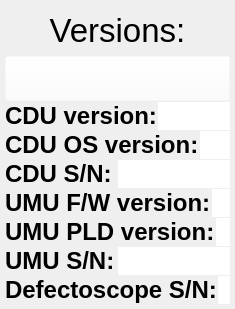
              <widget class="QWidget" name="versionsPage">
               <layout class="QVBoxLayout" name="verticalLayout_37">
                <property name="spacing">
                 <number>1</number>
                </property>
                <property name="leftMargin">
                 <number>5</number>
                </property>
                <property name="topMargin">
                 <number>5</number>
                </property>
                <property name="rightMargin">
                 <number>5</number>
                </property>
                <property name="bottomMargin">
                 <number>5</number>
                </property>
                <item>
                 <widget class="QLabel" name="label_47">
                  <property name="minimumSize">
                   <size>
                    <width>0</width>
                    <height>50</height>
                   </size>
                  </property>
                  <property name="font">
                   <font>
                    <pointsize>25</pointsize>
                   </font>
                  </property>
                  <property name="autoFillBackground">
                   <bool>false</bool>
                  </property>
                  <property name="text">
                   <string>Versions:</string>
                  </property>
                  <property name="alignment">
                   <set>Qt::AlignCenter</set>
                  </property>
                 </widget>
                </item>
                <item>
                 <widget class="QPushButton" name="serviceButton">
                  <property name="minimumSize">
                   <size>
                    <width>30</width>
                    <height>45</height>
                   </size>
                  </property>
                  <property name="focusPolicy">
                   <enum>Qt::NoFocus</enum>
                  </property>
                  <property name="autoFillBackground">
                   <bool>false</bool>
                  </property>
                  <property name="styleSheet">
                   <string notr="true">background-color: rgba(255, 255, 255, 0);
border-color: rgba(255, 255, 255, 0);</string>
                  </property>
                  <property name="text">
                   <string/>
                  </property>
                  <property name="flat">
                   <bool>false</bool>
                  </property>
                 </widget>
                </item>
                <item>
                 <layout class="QHBoxLayout" name="horizontalLayout_42">
                  <item>
                   <widget class="QLabel" name="cduSoftwareVersionTitle">
                    <property name="font">
                     <font>
                      <pointsize>18</pointsize>
                      <weight>75</weight>
                      <bold>true</bold>
                     </font>
                    </property>
                    <property name="autoFillBackground">
                     <bool>false</bool>
                    </property>
                    <property name="text">
                     <string>CDU version:</string>
                    </property>
                   </widget>
                  </item>
                  <item>
                   <widget class="QLabel" name="cduSoftwareVersionLabel">
                    <property name="palette">
                     <palette>
                      <active>
                       <colorrole role="Base">
                        <brush brushstyle="SolidPattern">
                         <color alpha="255">
                          <red>255</red>
                          <green>255</green>
                          <blue>255</blue>
                         </color>
                        </brush>
                       </colorrole>
                       <colorrole role="Window">
                        <brush brushstyle="SolidPattern">
                         <color alpha="255">
                          <red>255</red>
                          <green>255</green>
                          <blue>255</blue>
                         </color>
                        </brush>
                       </colorrole>
                      </active>
                      <inactive>
                       <colorrole role="Base">
                        <brush brushstyle="SolidPattern">
                         <color alpha="255">
                          <red>255</red>
                          <green>255</green>
                          <blue>255</blue>
                         </color>
                        </brush>
                       </colorrole>
                       <colorrole role="Window">
                        <brush brushstyle="SolidPattern">
                         <color alpha="255">
                          <red>255</red>
                          <green>255</green>
                          <blue>255</blue>
                         </color>
                        </brush>
                       </colorrole>
                      </inactive>
                      <disabled>
                       <colorrole role="Base">
                        <brush brushstyle="SolidPattern">
                         <color alpha="255">
                          <red>255</red>
                          <green>255</green>
                          <blue>255</blue>
                         </color>
                        </brush>
                       </colorrole>
                       <colorrole role="Window">
                        <brush brushstyle="SolidPattern">
                         <color alpha="255">
                          <red>255</red>
                          <green>255</green>
                          <blue>255</blue>
                         </color>
                        </brush>
                       </colorrole>
                      </disabled>
                     </palette>
                    </property>
                    <property name="font">
                     <font>
                      <pointsize>16</pointsize>
                     </font>
                    </property>
                    <property name="autoFillBackground">
                     <bool>true</bool>
                    </property>
                    <property name="text">
                     <string/>
                    </property>
                   </widget>
                  </item>
                 </layout>
                </item>
                <item>
                 <layout class="QHBoxLayout" name="horizontalLayout_4">
                  <item>
                   <widget class="QLabel" name="osVersionTitle">
                    <property name="font">
                     <font>
                      <pointsize>18</pointsize>
                      <weight>75</weight>
                      <bold>true</bold>
                     </font>
                    </property>
                    <property name="text">
                     <string>CDU OS version:</string>
                    </property>
                   </widget>
                  </item>
                  <item>
                   <widget class="QLabel" name="osVersionLabel">
                    <property name="palette">
                     <palette>
                      <active>
                       <colorrole role="Base">
                        <brush brushstyle="SolidPattern">
                         <color alpha="255">
                          <red>255</red>
                          <green>255</green>
                          <blue>255</blue>
                         </color>
                        </brush>
                       </colorrole>
                       <colorrole role="Window">
                        <brush brushstyle="SolidPattern">
                         <color alpha="255">
                          <red>255</red>
                          <green>255</green>
                          <blue>255</blue>
                         </color>
                        </brush>
                       </colorrole>
                      </active>
                      <inactive>
                       <colorrole role="Base">
                        <brush brushstyle="SolidPattern">
                         <color alpha="255">
                          <red>255</red>
                          <green>255</green>
                          <blue>255</blue>
                         </color>
                        </brush>
                       </colorrole>
                       <colorrole role="Window">
                        <brush brushstyle="SolidPattern">
                         <color alpha="255">
                          <red>255</red>
                          <green>255</green>
                          <blue>255</blue>
                         </color>
                        </brush>
                       </colorrole>
                      </inactive>
                      <disabled>
                       <colorrole role="Base">
                        <brush brushstyle="SolidPattern">
                         <color alpha="255">
                          <red>255</red>
                          <green>255</green>
                          <blue>255</blue>
                         </color>
                        </brush>
                       </colorrole>
                       <colorrole role="Window">
                        <brush brushstyle="SolidPattern">
                         <color alpha="255">
                          <red>255</red>
                          <green>255</green>
                          <blue>255</blue>
                         </color>
                        </brush>
                       </colorrole>
                      </disabled>
                     </palette>
                    </property>
                    <property name="font">
                     <font>
                      <pointsize>16</pointsize>
                     </font>
                    </property>
                    <property name="autoFillBackground">
                     <bool>true</bool>
                    </property>
                    <property name="text">
                     <string/>
                    </property>
                   </widget>
                  </item>
                 </layout>
                </item>
                <item>
                 <layout class="QHBoxLayout" name="horizontalLayout_43">
                  <item>
                   <widget class="QLabel" name="cduSerialNumberTitle">
                    <property name="font">
                     <font>
                      <pointsize>18</pointsize>
                      <weight>75</weight>
                      <bold>true</bold>
                     </font>
                    </property>
                    <property name="autoFillBackground">
                     <bool>false</bool>
                    </property>
                    <property name="text">
                     <string>CDU S/N:</string>
                    </property>
                   </widget>
                  </item>
                  <item>
                   <widget class="QLabel" name="cduSerialNumberLabel">
                    <property name="palette">
                     <palette>
                      <active>
                       <colorrole role="Base">
                        <brush brushstyle="SolidPattern">
                         <color alpha="255">
                          <red>255</red>
                          <green>255</green>
                          <blue>255</blue>
                         </color>
                        </brush>
                       </colorrole>
                       <colorrole role="Window">
                        <brush brushstyle="SolidPattern">
                         <color alpha="255">
                          <red>255</red>
                          <green>255</green>
                          <blue>255</blue>
                         </color>
                        </brush>
                       </colorrole>
                      </active>
                      <inactive>
                       <colorrole role="Base">
                        <brush brushstyle="SolidPattern">
                         <color alpha="255">
                          <red>255</red>
                          <green>255</green>
                          <blue>255</blue>
                         </color>
                        </brush>
                       </colorrole>
                       <colorrole role="Window">
                        <brush brushstyle="SolidPattern">
                         <color alpha="255">
                          <red>255</red>
                          <green>255</green>
                          <blue>255</blue>
                         </color>
                        </brush>
                       </colorrole>
                      </inactive>
                      <disabled>
                       <colorrole role="Base">
                        <brush brushstyle="SolidPattern">
                         <color alpha="255">
                          <red>255</red>
                          <green>255</green>
                          <blue>255</blue>
                         </color>
                        </brush>
                       </colorrole>
                       <colorrole role="Window">
                        <brush brushstyle="SolidPattern">
                         <color alpha="255">
                          <red>255</red>
                          <green>255</green>
                          <blue>255</blue>
                         </color>
                        </brush>
                       </colorrole>
                      </disabled>
                     </palette>
                    </property>
                    <property name="font">
                     <font>
                      <pointsize>16</pointsize>
                     </font>
                    </property>
                    <property name="autoFillBackground">
                     <bool>true</bool>
                    </property>
                    <property name="text">
                     <string/>
                    </property>
                   </widget>
                  </item>
                 </layout>
                </item>
                <item>
                 <layout class="QHBoxLayout" name="horizontalLayout_44">
                  <item>
                   <widget class="QLabel" name="umuFirmwareVersionTitle">
                    <property name="font">
                     <font>
                      <pointsize>18</pointsize>
                      <weight>75</weight>
                      <bold>true</bold>
                     </font>
                    </property>
                    <property name="autoFillBackground">
                     <bool>false</bool>
                    </property>
                    <property name="text">
                     <string>UMU F/W version:</string>
                    </property>
                   </widget>
                  </item>
                  <item>
                   <widget class="QLabel" name="umuFirmwareVersionLabel">
                    <property name="palette">
                     <palette>
                      <active>
                       <colorrole role="Base">
                        <brush brushstyle="SolidPattern">
                         <color alpha="255">
                          <red>255</red>
                          <green>255</green>
                          <blue>255</blue>
                         </color>
                        </brush>
                       </colorrole>
                       <colorrole role="Window">
                        <brush brushstyle="SolidPattern">
                         <color alpha="255">
                          <red>255</red>
                          <green>255</green>
                          <blue>255</blue>
                         </color>
                        </brush>
                       </colorrole>
                      </active>
                      <inactive>
                       <colorrole role="Base">
                        <brush brushstyle="SolidPattern">
                         <color alpha="255">
                          <red>255</red>
                          <green>255</green>
                          <blue>255</blue>
                         </color>
                        </brush>
                       </colorrole>
                       <colorrole role="Window">
                        <brush brushstyle="SolidPattern">
                         <color alpha="255">
                          <red>255</red>
                          <green>255</green>
                          <blue>255</blue>
                         </color>
                        </brush>
                       </colorrole>
                      </inactive>
                      <disabled>
                       <colorrole role="Base">
                        <brush brushstyle="SolidPattern">
                         <color alpha="255">
                          <red>255</red>
                          <green>255</green>
                          <blue>255</blue>
                         </color>
                        </brush>
                       </colorrole>
                       <colorrole role="Window">
                        <brush brushstyle="SolidPattern">
                         <color alpha="255">
                          <red>255</red>
                          <green>255</green>
                          <blue>255</blue>
                         </color>
                        </brush>
                       </colorrole>
                      </disabled>
                     </palette>
                    </property>
                    <property name="font">
                     <font>
                      <pointsize>16</pointsize>
                     </font>
                    </property>
                    <property name="autoFillBackground">
                     <bool>true</bool>
                    </property>
                    <property name="text">
                     <string/>
                    </property>
                   </widget>
                  </item>
                 </layout>
                </item>
                <item>
                 <layout class="QHBoxLayout" name="horizontalLayout_45">
                  <item>
                   <widget class="QLabel" name="umuPldVersionTitle">
                    <property name="font">
                     <font>
                      <pointsize>18</pointsize>
                      <weight>75</weight>
                      <bold>true</bold>
                     </font>
                    </property>
                    <property name="autoFillBackground">
                     <bool>false</bool>
                    </property>
                    <property name="text">
                     <string>UMU PLD version:</string>
                    </property>
                   </widget>
                  </item>
                  <item>
                   <widget class="QLabel" name="umuPldVersionLabel">
                    <property name="palette">
                     <palette>
                      <active>
                       <colorrole role="Base">
                        <brush brushstyle="SolidPattern">
                         <color alpha="255">
                          <red>255</red>
                          <green>255</green>
                          <blue>255</blue>
                         </color>
                        </brush>
                       </colorrole>
                       <colorrole role="Window">
                        <brush brushstyle="SolidPattern">
                         <color alpha="255">
                          <red>255</red>
                          <green>255</green>
                          <blue>255</blue>
                         </color>
                        </brush>
                       </colorrole>
                      </active>
                      <inactive>
                       <colorrole role="Base">
                        <brush brushstyle="SolidPattern">
                         <color alpha="255">
                          <red>255</red>
                          <green>255</green>
                          <blue>255</blue>
                         </color>
                        </brush>
                       </colorrole>
                       <colorrole role="Window">
                        <brush brushstyle="SolidPattern">
                         <color alpha="255">
                          <red>255</red>
                          <green>255</green>
                          <blue>255</blue>
                         </color>
                        </brush>
                       </colorrole>
                      </inactive>
                      <disabled>
                       <colorrole role="Base">
                        <brush brushstyle="SolidPattern">
                         <color alpha="255">
                          <red>255</red>
                          <green>255</green>
                          <blue>255</blue>
                         </color>
                        </brush>
                       </colorrole>
                       <colorrole role="Window">
                        <brush brushstyle="SolidPattern">
                         <color alpha="255">
                          <red>255</red>
                          <green>255</green>
                          <blue>255</blue>
                         </color>
                        </brush>
                       </colorrole>
                      </disabled>
                     </palette>
                    </property>
                    <property name="font">
                     <font>
                      <pointsize>16</pointsize>
                     </font>
                    </property>
                    <property name="autoFillBackground">
                     <bool>true</bool>
                    </property>
                    <property name="text">
                     <string/>
                    </property>
                   </widget>
                  </item>
                 </layout>
                </item>
                <item>
                 <layout class="QHBoxLayout" name="horizontalLayout_46">
                  <item>
                   <widget class="QLabel" name="umuSerialNumberTitle">
                    <property name="font">
                     <font>
                      <pointsize>18</pointsize>
                      <weight>75</weight>
                      <bold>true</bold>
                     </font>
                    </property>
                    <property name="autoFillBackground">
                     <bool>false</bool>
                    </property>
                    <property name="text">
                     <string>UMU S/N:</string>
                    </property>
                   </widget>
                  </item>
                  <item>
                   <widget class="QLabel" name="umuSerialNumberLabel">
                    <property name="palette">
                     <palette>
                      <active>
                       <colorrole role="Base">
                        <brush brushstyle="SolidPattern">
                         <color alpha="255">
                          <red>255</red>
                          <green>255</green>
                          <blue>255</blue>
                         </color>
                        </brush>
                       </colorrole>
                       <colorrole role="Window">
                        <brush brushstyle="SolidPattern">
                         <color alpha="255">
                          <red>255</red>
                          <green>255</green>
                          <blue>255</blue>
                         </color>
                        </brush>
                       </colorrole>
                      </active>
                      <inactive>
                       <colorrole role="Base">
                        <brush brushstyle="SolidPattern">
                         <color alpha="255">
                          <red>255</red>
                          <green>255</green>
                          <blue>255</blue>
                         </color>
                        </brush>
                       </colorrole>
                       <colorrole role="Window">
                        <brush brushstyle="SolidPattern">
                         <color alpha="255">
                          <red>255</red>
                          <green>255</green>
                          <blue>255</blue>
                         </color>
                        </brush>
                       </colorrole>
                      </inactive>
                      <disabled>
                       <colorrole role="Base">
                        <brush brushstyle="SolidPattern">
                         <color alpha="255">
                          <red>255</red>
                          <green>255</green>
                          <blue>255</blue>
                         </color>
                        </brush>
                       </colorrole>
                       <colorrole role="Window">
                        <brush brushstyle="SolidPattern">
                         <color alpha="255">
                          <red>255</red>
                          <green>255</green>
                          <blue>255</blue>
                         </color>
                        </brush>
                       </colorrole>
                      </disabled>
                     </palette>
                    </property>
                    <property name="font">
                     <font>
                      <pointsize>16</pointsize>
                     </font>
                    </property>
                    <property name="autoFillBackground">
                     <bool>true</bool>
                    </property>
                    <property name="text">
                     <string/>
                    </property>
                   </widget>
                  </item>
                 </layout>
                </item>
                <item>
                 <layout class="QHBoxLayout" name="horizontalLayout_51">
                  <item>
                   <widget class="QLabel" name="defectoscopeSerialNumberTitle">
                    <property name="font">
                     <font>
                      <pointsize>18</pointsize>
                      <weight>75</weight>
                      <bold>true</bold>
                     </font>
                    </property>
                    <property name="autoFillBackground">
                     <bool>false</bool>
                    </property>
                    <property name="text">
                     <string>Defectoscope S/N:</string>
                    </property>
                   </widget>
                  </item>
                  <item>
                   <widget class="QLabel" name="defectoscopeSerialNumberLabel">
                    <property name="palette">
                     <palette>
                      <active>
                       <colorrole role="Base">
                        <brush brushstyle="SolidPattern">
                         <color alpha="255">
                          <red>255</red>
                          <green>255</green>
                          <blue>255</blue>
                         </color>
                        </brush>
                       </colorrole>
                       <colorrole role="Window">
                        <brush brushstyle="SolidPattern">
                         <color alpha="255">
                          <red>255</red>
                          <green>255</green>
                          <blue>255</blue>
                         </color>
                        </brush>
                       </colorrole>
                      </active>
                      <inactive>
                       <colorrole role="Base">
                        <brush brushstyle="SolidPattern">
                         <color alpha="255">
                          <red>255</red>
                          <green>255</green>
                          <blue>255</blue>
                         </color>
                        </brush>
                       </colorrole>
                       <colorrole role="Window">
                        <brush brushstyle="SolidPattern">
                         <color alpha="255">
                          <red>255</red>
                          <green>255</green>
                          <blue>255</blue>
                         </color>
                        </brush>
                       </colorrole>
                      </inactive>
                      <disabled>
                       <colorrole role="Base">
                        <brush brushstyle="SolidPattern">
                         <color alpha="255">
                          <red>255</red>
                          <green>255</green>
                          <blue>255</blue>
                         </color>
                        </brush>
                       </colorrole>
                       <colorrole role="Window">
                        <brush brushstyle="SolidPattern">
                         <color alpha="255">
                          <red>255</red>
                          <green>255</green>
                          <blue>255</blue>
                         </color>
                        </brush>
                       </colorrole>
                      </disabled>
                     </palette>
                    </property>
                    <property name="font">
                     <font>
                      <pointsize>16</pointsize>
                     </font>
                    </property>
                    <property name="autoFillBackground">
                     <bool>true</bool>
                    </property>
                    <property name="text">
                     <string/>
                    </property>
                   </widget>
                  </item>
                 </layout>
                </item>
               </layout>
              </widget>
